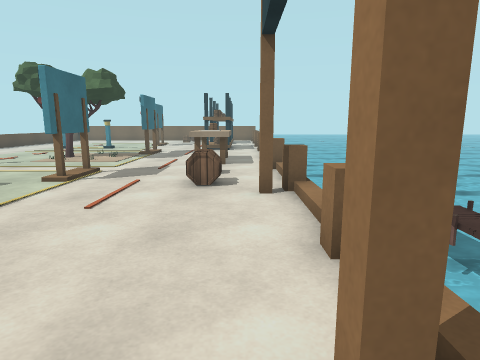
[1] (above)

16 first-person views from a walk through a 3-D level made in the Unity game engine. The camera is 1.3 m above the floor, tilts 10° down and sees 75° across. The floor is counted in squares, 1 m on a side. Each view is taken from the middle of a square. On the plan, view 1 faces up. The plan holds only what a view shows up to about 14 squares ahead; the rest is blank. The place goes on beyond the plan. The player character is not drawn. Surface patterns are stand-ins for the level's own textures.

[2]
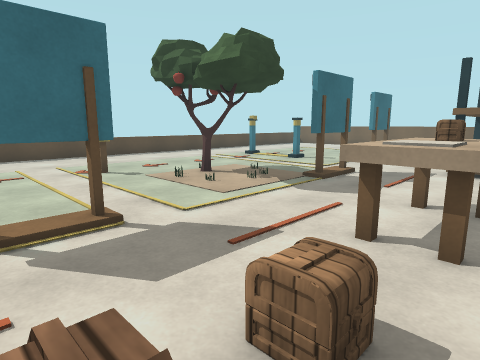

[3]
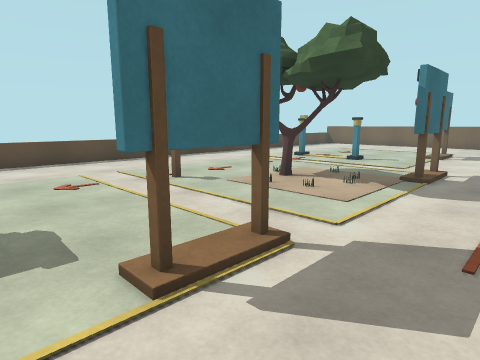

[4]
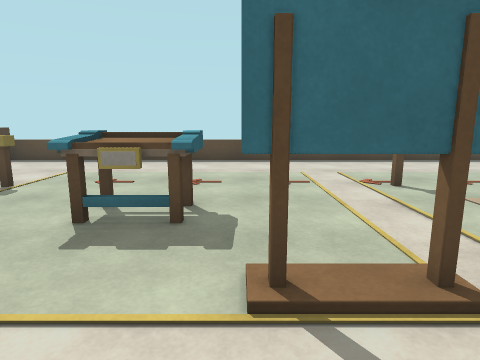

[5]
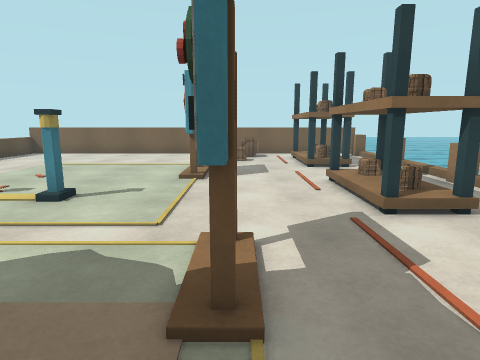

[6]
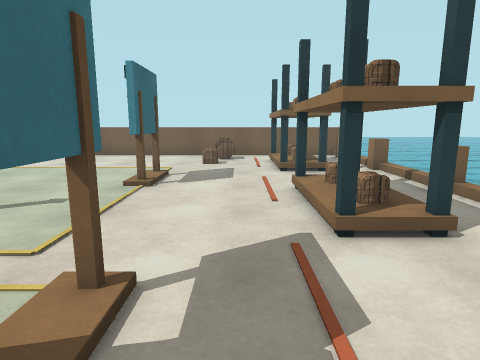

[7]
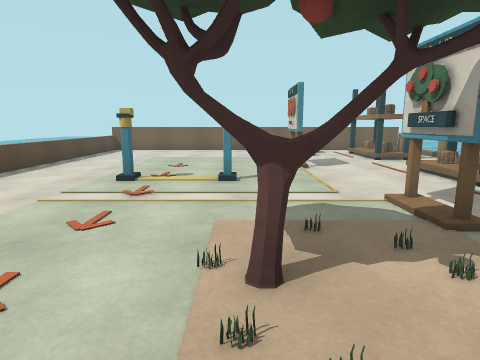

[8]
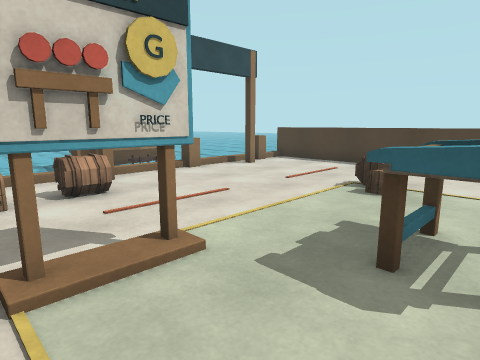

[9]
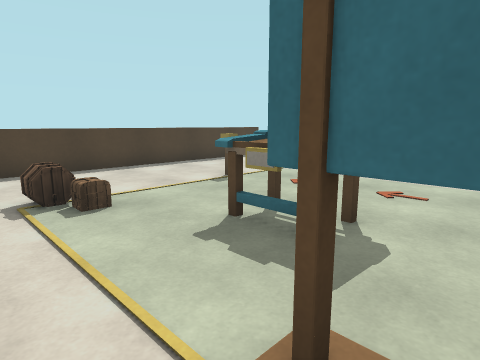

[10]
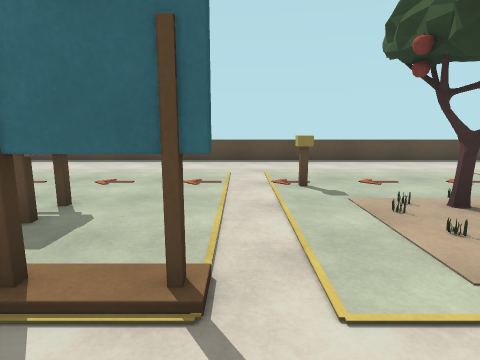

[11]
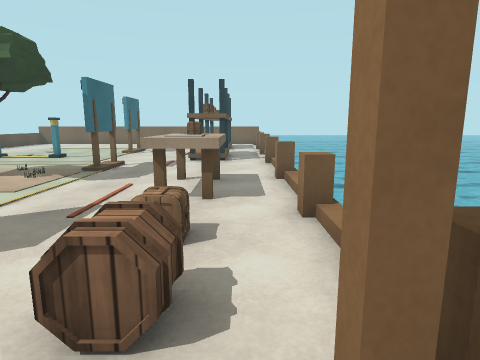

[12]
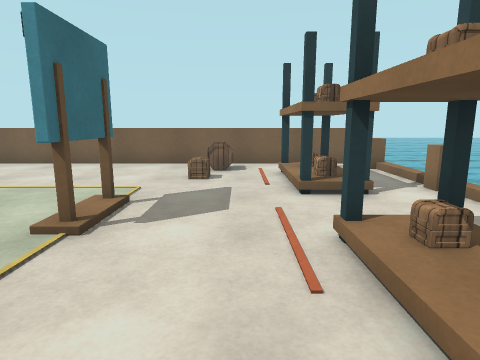

[13]
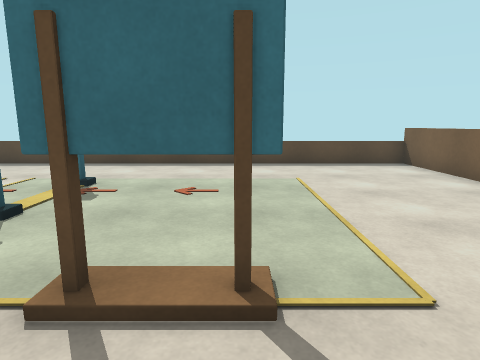

[14]
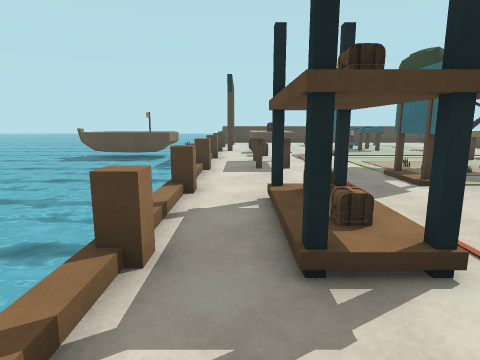

[15]
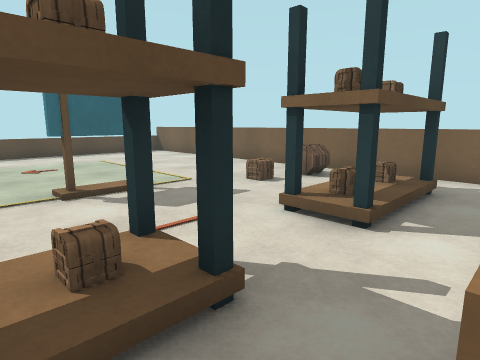

[16]
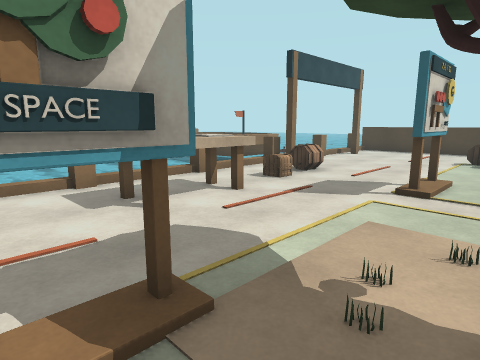

### Floor plan
Key: @ floor where view 1 was taken; # wall or solid block; . floor; = window, fence, low wall or low ledge; ≈ water the walk keeps out of; ^ raised ledge; v drop or lower ground; T thing the floor can be seen under or through; O other object.
Columns run from 14 left of view 1 to 4 right of it. Each row starts with its distance up from view 1.
 27 ≈=========#====#
 26 =.........O....v
 25 =.........OO##.=
 24 =...........#O..
 23 =...........#O..
 22 =...........#O.=
 21 =........T......
 20 =........T......
 19 =...........TO.^≈≈≈
 18 =......O....TT..≈≈≈
 17 =......O....TO..≈≈≈
 16 =..............^ ≈≈
 15 =.........#..... ≈≈
 14 =.......O.#..... ≈≈
 13 =......O.O...O.=≈≈≈
 12 =......OOO..OOO=≈≈
 11 =.......O...OOO. ≈
 10 =....#.......O.v ≈
  9 =..............= ≈≈
  8 =.........#..... ≈≈
  7 =............O..
  6 =......OO......#
  5 =......OO....... ≈O
  4 =............... ≈O
  3 =..............^≈≈O
  2 =....#....O.....  O
  1  ..............#
  0 =.............@^
 -1 =...............
 -2 ≈===============

Where each view was taken, in squares from view 1:
view 1: 0 up, 0 right, facing up
view 2: 7 up, 0 right, facing up-left
view 3: 6 up, 2 left, facing up-left
view 4: 7 up, 2 left, facing left
view 5: 12 up, 4 left, facing up
view 6: 13 up, 3 left, facing up
view 7: 10 up, 7 left, facing up
view 8: 9 up, 7 left, facing down-right
view 9: 8 up, 3 left, facing down-left
view 10: 9 up, 2 left, facing left
view 11: 5 up, 0 right, facing up
view 12: 16 up, 3 left, facing up
view 13: 21 up, 3 left, facing left
view 14: 22 up, 0 right, facing down
view 15: 18 up, 1 right, facing up-left
view 16: 15 up, 6 left, facing down-right
